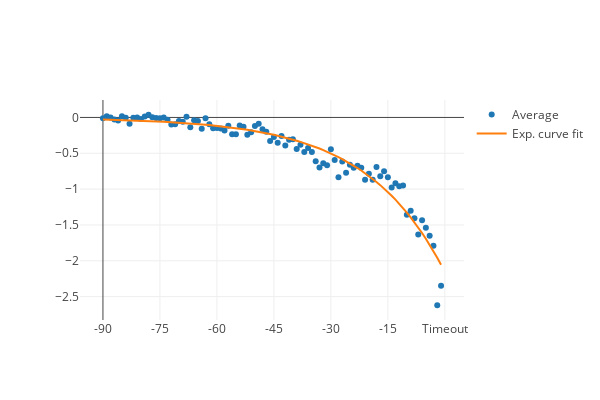

Notebook source saved alongside this figure:
### Markdown cell above
- This looks like a nice exponential function. Let's try to fit it one.

### Code cell
# Fit an exponential function to the data
# After doing some research, reading some high school math classes (11th grade - https://www.siyavula.com/) 
# and playing around with an online graphing calculator (https://www.desmos.com/calculator)
# I found that this is the function.

def func(x, a, b):
    return -a**(x+b) 

x_values = list(range(len(league_avg[0])))
y = league_avg[0]

popt, pcov = curve_fit(func, x_values, y, p0= (1.01, -45))
print(popt)

y_fit = func(x_values, *popt)
league_y_fit = y_fit
# Calculating R squared
# residual sum of squares
ss_res = np.sum((y - y_fit) ** 2)
# total sum of squares
ss_tot = np.sum((y - np.mean(y)) ** 2)
# r-squared
r2 = 1 - (ss_res / ss_tot)
print(r2)

xaxis = dict(tickvals = [0, 15, 30, 45, 60, 75, 90], ticktext=['-90','-75', '-60', '-45', '-30', '-15', 'Timeout'])
layout = dict(width=600, height=400, xaxis=xaxis)

score_scatter_text = ['<b>Score: {y:.02f} <br> T-timeout: {x}s'.format(x=x_values[::-1][i], y=y[i]) for i in range(len(y))]
score_time_series = [go.Scatter(x= x_values, y= league_avg[0], name='Average', mode = 'markers', text=score_scatter_text, hoverinfo= 'text'),
                     go.Scatter(x= x_values, y= y_fit, name='Exp. curve fit', mode = 'lines', text='<b>f(x) = -a<sup>(x+b)', hoverinfo= 'text')]

fig = go.Figure(data=score_time_series, layout=layout)
iplot(fig, filename='ScoreTimeSeriesRAW')

### Figure 1 — Plotly figure (JSON) as saved in the notebook; plotly's stock layout.template omitted (floating-point values rounded to 4 significant figures)
{"data": [{"hoverinfo": "text", "mode": "markers", "name": "Average", "text": ["<b>Score: -0.01 <br> T-timeout: 89s", "<b>Score: 0.02 <br> T-timeout: 88s", "<b>Score: -0.00 <br> T-timeout: 87s", "<b>Score: -0.03 <br> T-timeout: 86s", "<b>Score: -0.04 <br> T-timeout: 85s", "<b>Score: 0.02 <br> T-timeout: 84s", "<b>Score: -0.00 <br> T-timeout: 83s", "<b>Score: -0.09 <br> T-timeout: 82s", "<b>Score: -0.00 <br> T-timeout: 81s", "<b>Score: -0.00 <br> T-timeout: 80s", "<b>Score: -0.02 <br> T-timeout: 79s", "<b>Score: 0.01 <br> T-timeout: 78s", "<b>Score: 0.04 <br> T-timeout: 77s", "<b>Score: 0.00 <br> T-timeout: 76s", "<b>Score: -0.01 <br> T-timeout: 75s", "<b>Score: -0.01 <br> T-timeout: 74s", "<b>Score: -0.00 <br> T-timeout: 73s", "<b>Score: -0.03 <br> T-timeout: 72s", "<b>Score: -0.10 <br> T-timeout: 71s", "<b>Score: -0.10 <br> T-timeout: 70s", "<b>Score: -0.05 <br> T-timeout: 69s", "<b>Score: -0.06 <br> T-timeout: 68s", "<b>Score: 0.01 <br> T-timeout: 67s", "<b>Score: -0.14 <br> T-timeout: 66s", "<b>Score: -0.04 <br> T-timeout: 65s", "<b>Score: -0.05 <br> T-timeout: 64s", "<b>Score: -0.16 <br> T-timeout: 63s", "<b>Score: -0.01 <br> T-timeout: 62s", "<b>Score: -0.10 <br> T-timeout: 61s", "<b>Score: -0.15 <br> T-timeout: 60s", "<b>Score: -0.15 <br> T-timeout: 59s", "<b>Score: -0.15 <br> T-timeout: 58s", "<b>Score: -0.18 <br> T-timeout: 57s", "<b>Score: -0.12 <br> T-timeout: 56s", "<b>Score: -0.23 <br> T-timeout: 55s", "<b>Score: -0.23 <br> T-timeout: 54s", "<b>Score: -0.11 <br> T-timeout: 53s", "<b>Score: -0.13 <br> T-timeout: 52s", "<b>Score: -0.24 <br> T-timeout: 51s", "<b>Score: -0.21 <br> T-timeout: 50s", "<b>Score: -0.12 <br> T-timeout: 49s", "<b>Score: -0.09 <br> T-timeout: 48s", "<b>Score: -0.17 <br> T-timeout: 47s", "<b>Score: -0.20 <br> T-timeout: 46s", "<b>Score: -0.33 <br> T-timeout: 45s", "<b>Score: -0.27 <br> T-timeout: 44s", "<b>Score: -0.35 <br> T-timeout: 43s", "<b>Score: -0.26 <br> T-timeout: 42s", "<b>Score: -0.39 <br> T-timeout: 41s", "<b>Score: -0.31 <br> T-timeout: 40s", "<b>Score: -0.30 <br> T-timeout: 39s", "<b>Score: -0.44 <br> T-timeout: 38s", "<b>Score: -0.38 <br> T-timeout: 37s", "<b>Score: -0.48 <br> T-timeout: 36s", "<b>Score: -0.43 <br> T-timeout: 35s", "<b>Score: -0.48 <br> T-timeout: 34s", "<b>Score: -0.61 <br> T-timeout: 33s", "<b>Score: -0.70 <br> T-timeout: 32s", "<b>Score: -0.64 <br> T-timeout: 31s", "<b>Score: -0.67 <br> T-timeout: 30s", "<b>Score: -0.44 <br> T-timeout: 29s", "<b>Score: -0.59 <br> T-timeout: 28s", "<b>Score: -0.84 <br> T-timeout: 27s", "<b>Score: -0.61 <br> T-timeout: 26s", "<b>Score: -0.77 <br> T-timeout: 25s", "<b>Score: -0.66 <br> T-timeout: 24s", "<b>Score: -0.70 <br> T-timeout: 23s", "<b>Score: -0.67 <br> T-timeout: 22s", "<b>Score: -0.70 <br> T-timeout: 21s", "<b>Score: -0.87 <br> T-timeout: 20s", "<b>Score: -0.78 <br> T-timeout: 19s", "<b>Score: -0.87 <br> T-timeout: 18s", "<b>Score: -0.69 <br> T-timeout: 17s", "<b>Score: -0.82 <br> T-timeout: 16s", "<b>Score: -0.75 <br> T-timeout: 15s", "<b>Score: -0.83 <br> T-timeout: 14s", "<b>Score: -0.98 <br> T-timeout: 13s", "<b>Score: -0.92 <br> T-timeout: 12s", "<b>Score: -0.96 <br> T-timeout: 11s", "<b>Score: -0.95 <br> T-timeout: 10s", "<b>Score: -1.36 <br> T-timeout: 9s", "<b>Score: -1.30 <br> T-timeout: 8s", "<b>Score: -1.41 <br> T-timeout: 7s", "<b>Score: -1.63 <br> T-timeout: 6s", "<b>Score: -1.43 <br> T-timeout: 5s", "<b>Score: -1.54 <br> T-timeout: 4s", "<b>Score: -1.65 <br> T-timeout: 3s", "<b>Score: -1.79 <br> T-timeout: 2s", "<b>Score: -2.62 <br> T-timeout: 1s", "<b>Score: -2.35 <br> T-timeout: 0s"], "type": "scatter", "uid": "f12c36be-d4a2-4bb7-a221-d59ad65f4772", "x": [0, 1, 2, 3, 4, 5, 6, 7, 8, 9, 10, 11, 12, 13, 14, 15, 16, 17, 18, 19, 20, 21, 22, 23, 24, 25, 26, 27, 28, 29, 30, 31, 32, 33, 34, 35, 36, 37, 38, 39, 40, 41, 42, 43, 44, 45, 46, 47, 48, 49, 50, 51, 52, 53, 54, 55, 56, 57, 58, 59, 60, 61, 62, 63, 64, 65, 66, 67, 68, 69, 70, 71, 72, 73, 74, 75, 76, 77, 78, 79, 80, 81, 82, 83, 84, 85, 86, 87, 88, 89], "y": [-0.01215, 0.01707, -0.002477, -0.02692, -0.04311, 0.0178, -0.004202, -0.08728, -0.004413, -0.001768, -0.02113, 0.01224, 0.03762, 0.002588, -0.007092, -0.01134, -0.002344, -0.0327, -0.09955, -0.09554, -0.0483, -0.06024, 0.008658, -0.138, -0.03993, -0.05089, -0.1566, -0.01201, -0.09627, -0.1519, -0.1474, -0.1531, -0.1836, -0.1175, -0.235, -0.2332, -0.1135, -0.1301, -0.2401, -0.208, -0.1182, -0.08646, -0.1659, -0.2012, -0.3299, -0.2734, -0.3536, -0.26, -0.3927, -0.3126, -0.3038, -0.4404, -0.3821, -0.4805, -0.427, -0.4819, -0.6102, -0.6977, -0.6384, -0.6664, -0.4426, -0.5932, -0.8353, -0.6145, -0.7728, -0.6592, -0.7025, -0.6732, -0.7018, -0.8697, -0.784, -0.8693, -0.6897, -0.8218, -0.75, -0.834, -0.9757, -0.9177, -0.961, -0.9497, -1.357, -1.301, -1.406, -1.632, -1.433, -1.541, -1.651, -1.789, -2.62, -2.348]}, {"hoverinfo": "text", "mode": "lines", "name": "Exp. curve fit", "text": "<b>f(x) = -a<sup>(x+b)", "type": "scatter", "uid": "68140372-1d71-4143-9b48-255bcd273a66", "x": [0, 1, 2, 3, 4, 5, 6, 7, 8, 9, 10, 11, 12, 13, 14, 15, 16, 17, 18, 19, 20, 21, 22, 23, 24, 25, 26, 27, 28, 29, 30, 31, 32, 33, 34, 35, 36, 37, 38, 39, 40, 41, 42, 43, 44, 45, 46, 47, 48, 49, 50, 51, 52, 53, 54, 55, 56, 57, 58, 59, 60, 61, 62, 63, 64, 65, 66, 67, 68, 69, 70, 71, 72, 73, 74, 75, 76, 77, 78, 79, 80, 81, 82, 83, 84, 85, 86, 87, 88, 89], "y": [-0.02716, -0.02852, -0.02994, -0.03143, -0.033, -0.03464, -0.03636, -0.03818, -0.04008, -0.04207, -0.04417, -0.04637, -0.04868, -0.05111, -0.05365, -0.05632, -0.05913, -0.06207, -0.06517, -0.06841, -0.07182, -0.0754, -0.07915, -0.0831, -0.08724, -0.09158, -0.09614, -0.1009, -0.106, -0.1112, -0.1168, -0.1226, -0.1287, -0.1351, -0.1418, -0.1489, -0.1563, -0.1641, -0.1723, -0.1809, -0.1899, -0.1993, -0.2093, -0.2197, -0.2306, -0.2421, -0.2542, -0.2669, -0.2802, -0.2941, -0.3088, -0.3241, -0.3403, -0.3572, -0.375, -0.3937, -0.4133, -0.4339, -0.4555, -0.4782, -0.502, -0.527, -0.5533, -0.5809, -0.6098, -0.6402, -0.6721, -0.7055, -0.7407, -0.7776, -0.8163, -0.857, -0.8997, -0.9445, -0.9915, -1.041, -1.093, -1.147, -1.204, -1.264, -1.327, -1.393, -1.463, -1.536, -1.612, -1.693, -1.777, -1.865, -1.958, -2.056]}], "layout": {"height": 400, "width": 600, "xaxis": {"ticktext": ["-90", "-75", "-60", "-45", "-30", "-15", "Timeout"], "tickvals": [0, 15, 30, 45, 60, 75, 90]}}}
